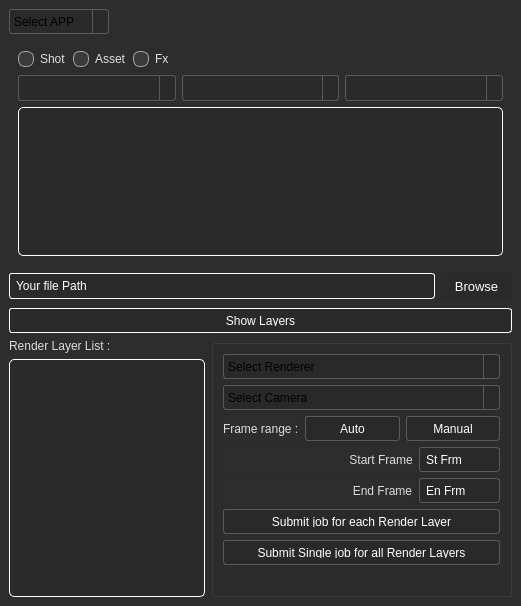
<?xml version="1.0" encoding="UTF-8"?>
<ui version="4.0">
 <class>MainWindow</class>
 <widget class="QMainWindow" name="MainWindow">
  <property name="geometry">
   <rect>
    <x>0</x>
    <y>0</y>
    <width>521</width>
    <height>606</height>
   </rect>
  </property>
  <property name="sizePolicy">
   <sizepolicy hsizetype="Expanding" vsizetype="Expanding">
    <horstretch>0</horstretch>
    <verstretch>0</verstretch>
   </sizepolicy>
  </property>
  <property name="minimumSize">
   <size>
    <width>0</width>
    <height>0</height>
   </size>
  </property>
  <property name="maximumSize">
   <size>
    <width>167777</width>
    <height>167777</height>
   </size>
  </property>
  <property name="windowTitle">
   <string>MainWindow</string>
  </property>
  <property name="toolTip">
   <string extracomment="kjkjk"/>
  </property>
  <property name="statusTip">
   <string extracomment="jkjkjk"/>
  </property>
  <property name="whatsThis">
   <string extracomment="jkjk"/>
  </property>
  <property name="accessibleDescription">
   <string extracomment="vbvcbvb"/>
  </property>
  <property name="layoutDirection">
   <enum>Qt::LeftToRight</enum>
  </property>
  <property name="autoFillBackground">
   <bool>false</bool>
  </property>
  <property name="styleSheet">
   <string notr="true">/* ==== GENERAL ==== */
QWidget {
    background-color: #2d2d2d;
    color: #e0e0e0;
    font-family: &quot;Segoe UI&quot;, &quot;Helvetica Neue&quot;, sans-serif;
    font-size: 12px;
}

/* ==== QPushButton ==== */
QPushButton {
    background-color: #3c3f41;
    border: 1px solid #5a5a5a;
    border-radius: 4px;
    padding: 6px 12px;
}
QPushButton:hover {
    background-color: #505357;
}
QPushButton:pressed {
    background-color: #2a2a2a;
}

/* ==== QLabel ==== */
QLabel {
    color: #dcdcdc;
}

/* ==== QLineEdit ==== */
QLineEdit {
    background-color: #3a3a3a;
    border: 1px solid #5a5a5a;
    border-radius: 4px;
    padding: 4px;
    color: #ffffff;
}

/* ==== QComboBox ==== */
QComboBox {
    background-color: #3a3a3a;
    border: 1px solid #5a5a5a;
    border-radius: 4px;
    padding: 4px;
    color: #ffffff;
}
QComboBox::drop-down {
    subcontrol-origin: padding;
    subcontrol-position: top right;
    width: 15px;
    border-left: 1px solid #5a5a5a;
}
QComboBox QAbstractItemView {
    background-color: #2d2d2d;
    color: #f0f0f0;
    selection-background-color: #505357;
}

/* ==== QRadioButton ==== */
QRadioButton {
    spacing: 6px;
}
QRadioButton::indicator {
    width: 14px;
    height: 14px;
}
QRadioButton::indicator:unchecked {
    border: 1px solid #aaa;
    border-radius: 7px;
    background-color: #3a3a3a;
}
QRadioButton::indicator:checked {
    border: 1px solid #aaa;
    border-radius: 7px;
    background-color: #66aaff;
}

/* ==== QListWidget ==== */
QListWidget {
    background-color: #2f2f2f;
    border: 1px solid #5a5a5a;
    border-radius: 4px;
    padding: 4px;
    color: #ffffff;
}
QListWidget::item:selected {
    background-color: #505357;
    color: white;
}

/* ==== QScrollBar (for QListWidgets, QTextEdit, etc.) ==== */
QScrollBar:vertical {
    background: #2d2d2d;
    width: 10px;
    margin: 0px;
}
QScrollBar::handle:vertical {
    background: #505357;
    border-radius: 4px;
    min-height: 20px;
}
QScrollBar::add-line:vertical, QScrollBar::sub-line:vertical {
    background: none;
    height: 0px;
}
</string>
  </property>
  <widget class="QWidget" name="centralwidget">
   <layout class="QVBoxLayout" name="verticalLayout_4">
    <item>
     <layout class="QVBoxLayout" name="verticalLayout_3">
      <item>
       <widget class="QComboBox" name="Projectlist">
        <property name="sizePolicy">
         <sizepolicy hsizetype="Fixed" vsizetype="Fixed">
          <horstretch>0</horstretch>
          <verstretch>0</verstretch>
         </sizepolicy>
        </property>
        <property name="minimumSize">
         <size>
          <width>100</width>
          <height>25</height>
         </size>
        </property>
        <property name="whatsThis">
         <string/>
        </property>
        <property name="styleSheet">
         <string notr="true">QComboBox { background-color:rgba(37,37,37,40%);color:black;border-radius:3px;selection-background-color: rgba(37,37,37,40%);selection-color: black;}</string>
        </property>
        <item>
         <property name="text">
          <string>Select APP</string>
         </property>
        </item>
        <item>
         <property name="text">
          <string>Nuke</string>
         </property>
        </item>
        <item>
         <property name="text">
          <string>Maya</string>
         </property>
        </item>
        <item>
         <property name="text">
          <string>Houdini</string>
         </property>
        </item>
       </widget>
      </item>
      <item>
       <widget class="QWidget" name="widget_2" native="true">
        <layout class="QVBoxLayout" name="verticalLayout_7">
         <item>
          <layout class="QHBoxLayout" name="horizontalLayout_8">
           <item>
            <widget class="QRadioButton" name="rbtn_shot">
             <property name="text">
              <string>Shot</string>
             </property>
            </widget>
           </item>
           <item>
            <widget class="QRadioButton" name="rbtn_asset">
             <property name="text">
              <string>Asset</string>
             </property>
             <property name="checked">
              <bool>false</bool>
             </property>
            </widget>
           </item>
           <item>
            <widget class="QRadioButton" name="rbtn_fx">
             <property name="text">
              <string>Fx</string>
             </property>
            </widget>
           </item>
           <item>
            <spacer name="horizontalSpacer_3">
             <property name="orientation">
              <enum>Qt::Horizontal</enum>
             </property>
             <property name="sizeHint" stdset="0">
              <size>
               <width>40</width>
               <height>20</height>
              </size>
             </property>
            </spacer>
           </item>
          </layout>
         </item>
         <item>
          <layout class="QHBoxLayout" name="horizontalLayout_7">
           <item>
            <widget class="QComboBox" name="combo_sequence_2">
             <property name="minimumSize">
              <size>
               <width>0</width>
               <height>0</height>
              </size>
             </property>
             <property name="maximumSize">
              <size>
               <width>16777215</width>
               <height>16777215</height>
              </size>
             </property>
             <property name="styleSheet">
              <string notr="true">QComboBox { background-color:rgba(37,37,37,40%);color:black;border-radius:3px;selection-background-color: rgba(37,37,37,40%);selection-color: black;}</string>
             </property>
            </widget>
           </item>
           <item>
            <widget class="QComboBox" name="combo_sequence_3">
             <property name="minimumSize">
              <size>
               <width>0</width>
               <height>0</height>
              </size>
             </property>
             <property name="maximumSize">
              <size>
               <width>16777215</width>
               <height>16777215</height>
              </size>
             </property>
             <property name="styleSheet">
              <string notr="true">QComboBox { background-color:rgba(37,37,37,40%);color:black;border-radius:3px;selection-background-color: rgba(37,37,37,40%);selection-color: black;}</string>
             </property>
            </widget>
           </item>
           <item>
            <widget class="QComboBox" name="combo_object">
             <property name="minimumSize">
              <size>
               <width>0</width>
               <height>0</height>
              </size>
             </property>
             <property name="styleSheet">
              <string notr="true">QComboBox { background-color:rgba(37,37,37,40%);color:black;border-radius:3px;selection-background-color: rgba(37,37,37,40%);selection-color: black;}</string>
             </property>
            </widget>
           </item>
          </layout>
         </item>
         <item>
          <widget class="QListWidget" name="Mayafiles">
           <property name="styleSheet">
            <string notr="true">QListWidget { background-color:rgba(37,37,37,40%);color:white;border-radius:5px;border: 1px solid white;}

</string>
           </property>
          </widget>
         </item>
        </layout>
       </widget>
      </item>
      <item>
       <layout class="QHBoxLayout" name="horizontalLayout">
        <item>
         <widget class="QLineEdit" name="FilePath">
          <property name="enabled">
           <bool>true</bool>
          </property>
          <property name="sizePolicy">
           <sizepolicy hsizetype="Expanding" vsizetype="Fixed">
            <horstretch>0</horstretch>
            <verstretch>0</verstretch>
           </sizepolicy>
          </property>
          <property name="minimumSize">
           <size>
            <width>0</width>
            <height>25</height>
           </size>
          </property>
          <property name="maximumSize">
           <size>
            <width>16777215</width>
            <height>16777215</height>
           </size>
          </property>
          <property name="styleSheet">
           <string notr="true"> background-color:rgba(37,37,37,40%);color:white;border-radius:3px;border: 1px solid white;</string>
          </property>
          <property name="text">
           <string>Your file Path</string>
          </property>
          <property name="readOnly">
           <bool>true</bool>
          </property>
         </widget>
        </item>
        <item>
         <widget class="QToolButton" name="Browse">
          <property name="minimumSize">
           <size>
            <width>71</width>
            <height>31</height>
           </size>
          </property>
          <property name="styleSheet">
           <string notr="true">QToolButton { background-color:rgba(37,37,37,40%);color:white;border-radius:3px;font-size: 13px;}
QToolButton:hover{background-color:rgba(37,37,37,100%);}</string>
          </property>
          <property name="text">
           <string>Browse</string>
          </property>
         </widget>
        </item>
       </layout>
      </item>
      <item>
       <widget class="QPushButton" name="GetRenderLayer">
        <property name="minimumSize">
         <size>
          <width>0</width>
          <height>25</height>
         </size>
        </property>
        <property name="styleSheet">
         <string notr="true">QPushButton { background-color:rgba(37,37,37,40%);color:white;border-radius:3px;border: 1px solid white;}
QPushButton:hover{background-color:rgba(37,37,37,100%);}</string>
        </property>
        <property name="text">
         <string>Show Layers</string>
        </property>
       </widget>
      </item>
     </layout>
    </item>
    <item>
     <layout class="QHBoxLayout" name="horizontalLayout_2" stretch="1,0">
      <item>
       <layout class="QVBoxLayout" name="verticalLayout" stretch="0,0">
        <item>
         <widget class="QLabel" name="renderlayer">
          <property name="styleSheet">
           <string notr="true"/>
          </property>
          <property name="text">
           <string>Render Layer List :</string>
          </property>
         </widget>
        </item>
        <item>
         <widget class="QListWidget" name="Render_layer_list">
          <property name="enabled">
           <bool>true</bool>
          </property>
          <property name="styleSheet">
           <string notr="true">QListWidget { background-color:rgba(37,37,37,40%);color:white;border-radius:5px;border: 1px solid white;}

</string>
          </property>
          <property name="selectionMode">
           <enum>QAbstractItemView::MultiSelection</enum>
          </property>
         </widget>
        </item>
       </layout>
      </item>
      <item>
       <widget class="QGroupBox" name="groupBox">
        <property name="title">
         <string/>
        </property>
        <layout class="QVBoxLayout" name="verticalLayout_6" stretch="0,0,0,0,0">
         <item>
          <layout class="QVBoxLayout" name="verticalLayout_2" stretch="1,0">
           <item>
            <widget class="QComboBox" name="SelectRenderer">
             <property name="minimumSize">
              <size>
               <width>0</width>
               <height>25</height>
              </size>
             </property>
             <property name="styleSheet">
              <string notr="true">QComboBox { background-color:rgba(37,37,37,40%);color:black;border-radius:3px;selection-background-color: rgba(37,37,37,40%);selection-color: black;}</string>
             </property>
             <item>
              <property name="text">
               <string>Select Renderer</string>
              </property>
             </item>
            </widget>
           </item>
           <item>
            <widget class="QComboBox" name="Camera_list">
             <property name="sizePolicy">
              <sizepolicy hsizetype="Preferred" vsizetype="Fixed">
               <horstretch>0</horstretch>
               <verstretch>0</verstretch>
              </sizepolicy>
             </property>
             <property name="minimumSize">
              <size>
               <width>0</width>
               <height>25</height>
              </size>
             </property>
             <property name="styleSheet">
              <string notr="true">QComboBox { background-color:rgba(37,37,37,40%);color:black;border-radius:3px;selection-background-color: rgba(37,37,37,40%);selection-color: black;}</string>
             </property>
             <property name="iconSize">
              <size>
               <width>16</width>
               <height>50</height>
              </size>
             </property>
             <item>
              <property name="text">
               <string>Select Camera</string>
              </property>
             </item>
            </widget>
           </item>
          </layout>
         </item>
         <item>
          <layout class="QHBoxLayout" name="horizontalLayout_3" stretch="0,1,1">
           <item>
            <widget class="QLabel" name="label_3">
             <property name="text">
              <string>Frame range :</string>
             </property>
            </widget>
           </item>
           <item>
            <widget class="QPushButton" name="Auto_btn">
             <property name="minimumSize">
              <size>
               <width>0</width>
               <height>25</height>
              </size>
             </property>
             <property name="styleSheet">
              <string notr="true">QPushButton { background-color:rgba(37,37,37,40%);color:white;border-radius:3px;}
QPushButton:hover{background-color:rgba(37,37,37,100%);}</string>
             </property>
             <property name="text">
              <string>Auto</string>
             </property>
            </widget>
           </item>
           <item>
            <widget class="QPushButton" name="Manual_btn">
             <property name="minimumSize">
              <size>
               <width>0</width>
               <height>25</height>
              </size>
             </property>
             <property name="styleSheet">
              <string notr="true">QPushButton { background-color:rgba(37,37,37,40%);color:white;border-radius:3px;}
QPushButton:hover{background-color:rgba(37,37,37,100%);}</string>
             </property>
             <property name="text">
              <string>Manual</string>
             </property>
            </widget>
           </item>
          </layout>
         </item>
         <item>
          <layout class="QGridLayout" name="gridLayout" rowstretch="0,0" columnstretch="0,0" rowminimumheight="0,0">
           <property name="horizontalSpacing">
            <number>6</number>
           </property>
           <item row="0" column="0">
            <widget class="QLabel" name="label">
             <property name="styleSheet">
              <string notr="true"/>
             </property>
             <property name="text">
              <string>                                      Start Frame</string>
             </property>
            </widget>
           </item>
           <item row="0" column="1">
            <widget class="QLineEdit" name="StartFrame">
             <property name="minimumSize">
              <size>
               <width>81</width>
               <height>25</height>
              </size>
             </property>
             <property name="maximumSize">
              <size>
               <width>81</width>
               <height>25</height>
              </size>
             </property>
             <property name="styleSheet">
              <string notr="true"> background-color:rgba(37,37,37,40%);color:white;border-radius:3px;</string>
             </property>
             <property name="text">
              <string>St Frm</string>
             </property>
            </widget>
           </item>
           <item row="1" column="0">
            <widget class="QLabel" name="label_2">
             <property name="styleSheet">
              <string notr="true"/>
             </property>
             <property name="text">
              <string>                                       End Frame</string>
             </property>
            </widget>
           </item>
           <item row="1" column="1">
            <widget class="QLineEdit" name="EndFrame">
             <property name="minimumSize">
              <size>
               <width>81</width>
               <height>25</height>
              </size>
             </property>
             <property name="maximumSize">
              <size>
               <width>81</width>
               <height>25</height>
              </size>
             </property>
             <property name="styleSheet">
              <string notr="true"> background-color:rgba(37,37,37,40%);color:white;border-radius:3px;</string>
             </property>
             <property name="text">
              <string>En Frm</string>
             </property>
            </widget>
           </item>
          </layout>
         </item>
         <item>
          <spacer name="verticalSpacer">
           <property name="orientation">
            <enum>Qt::Vertical</enum>
           </property>
           <property name="sizeHint" stdset="0">
            <size>
             <width>20</width>
             <height>30</height>
            </size>
           </property>
          </spacer>
         </item>
         <item>
          <layout class="QVBoxLayout" name="verticalLayout_5" stretch="0,0,0">
           <item>
            <widget class="QPushButton" name="SubmiteRender_2">
             <property name="minimumSize">
              <size>
               <width>0</width>
               <height>25</height>
              </size>
             </property>
             <property name="styleSheet">
              <string notr="true">QPushButton { background-color:rgba(37,37,37,40%);color:white;border-radius:3px;}
QPushButton:hover{background-color:rgba(37,37,37,100%);}</string>
             </property>
             <property name="text">
              <string>Submit job for each Render Layer</string>
             </property>
            </widget>
           </item>
           <item>
            <widget class="QPushButton" name="SubmiteRender">
             <property name="minimumSize">
              <size>
               <width>0</width>
               <height>25</height>
              </size>
             </property>
             <property name="styleSheet">
              <string notr="true">QPushButton { background-color:rgba(37,37,37,40%);color:white;border-radius:3px;}
QPushButton:hover{background-color:rgba(37,37,37,100%);}</string>
             </property>
             <property name="text">
              <string>Submit Single job for all Render Layers</string>
             </property>
            </widget>
           </item>
           <item>
            <layout class="QHBoxLayout" name="horizontalLayout_4">
             <item>
              <spacer name="horizontalSpacer">
               <property name="orientation">
                <enum>Qt::Horizontal</enum>
               </property>
               <property name="sizeHint" stdset="0">
                <size>
                 <width>40</width>
                 <height>20</height>
                </size>
               </property>
              </spacer>
             </item>
            </layout>
           </item>
          </layout>
         </item>
        </layout>
       </widget>
      </item>
     </layout>
    </item>
   </layout>
  </widget>
 </widget>
 <resources/>
 <connections/>
</ui>
